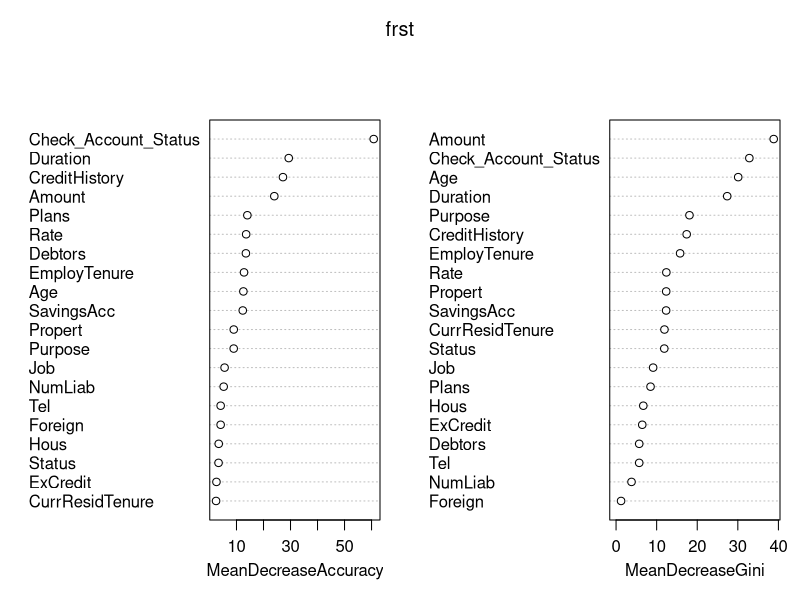
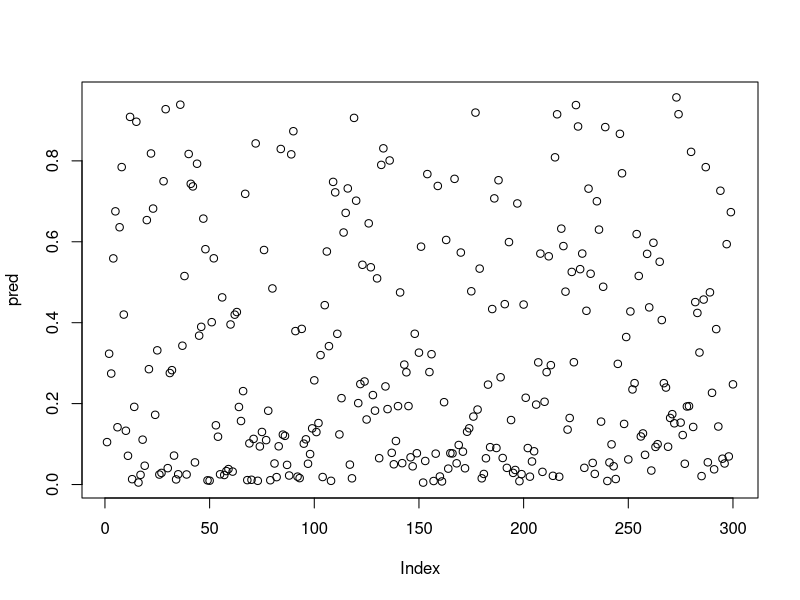

Recreate these plots in R, in order.
setwd("C:\\Users\\hemanth\\Downloads\\JigSaw\\Day11\\R code Class")
goodbad=read.csv("goodbad.csv")
colSums(is.na(goodbad))
# imputing the age
index=which(is.na(goodbad$Age))
goodbad$Age[index]=mean(goodbad$Age,na.rm = TRUE)

str(goodbad)
goodbad$GoodBad=as.factor(goodbad$GoodBad)
summary(goodbad)
nrow(goodbad)

train <- goodbad[1:700,]
test <- goodbad[701:1000,]


library(randomForest)
set.seed(415)
names(train)
frst=randomForest(GoodBad~.,
                  data=train, importance=TRUE, ntree=2000)

var1=data.frame(varImpPlot(frst))
View(var1)
library(dplyr)




prediction <- predict(frst, test)
test$predict=prediction
library(caret)
View(test)
confusionMatrix(prediction,test$GoodBad)

logisticModel1=glm(GoodBad~Check_Account_Status+Duration+CreditHistory+
                     Purpose+Amount+SavingsAcc+EmployTenure+Rate+Status+
                     Debtors+CurrResidTenure+Propert+Age+Plans,
                   data=train,family = "binomial")

summary(logisticModel1)

pred<-predict(logisticModel1,type="response",newdata=test)
test$preditlogist=ifelse(pred>0.5,1,2)
plot(pred)

test$preditlogist=as.factor(test$preditlogist)
table(test$GoodBad)

confusionMatrix(test$GoodBad,test$preditlogist)



